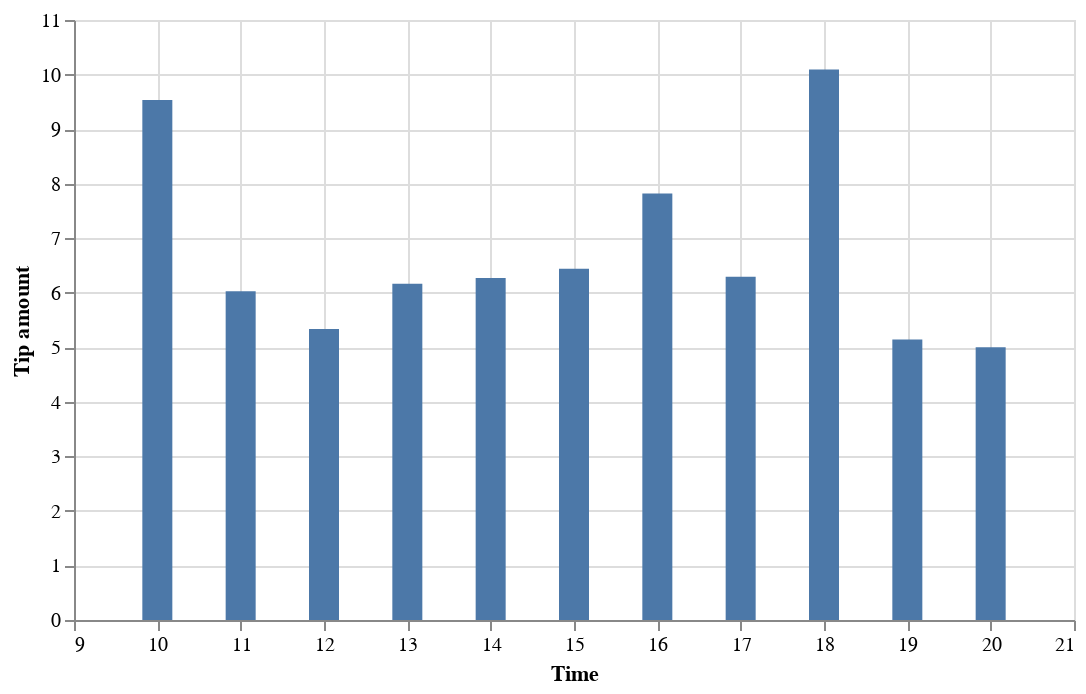

Notebook cell for this chart:
### Code cell
# Tip on Time
df = pd.read_csv('Haircut_Tip_Amounts.csv.xls')
df['Tip amount'] = df['Tip amount'].replace({
    '3,5': 4,
    '4,5': 5
})

df['Time'] = df['Time'].replace({
    1:13,
    2:14,
    3:15,
    4:16,
    5:17,
    6:18,
    7:19,
    8:20,
})


df['Tip amount']=df['Tip amount'].astype(int)
df = df.groupby('Time', as_index=False)[['Tip amount']].mean()

alt.Chart(df).mark_bar(size=15).encode(
    x='Time',
    y='Tip amount',
    tooltip=['Tip amount','Time']).properties(width=500)

### Figure 1 — Vega-Lite specification as saved in the notebook (floating-point values rounded to 4 significant figures)
{"config": {"view": {"continuousWidth": 400, "continuousHeight": 300}}, "data": {"name": "data-91d9c343be1e720bb5862882ce6048d6"}, "mark": {"type": "bar", "size": 15}, "encoding": {"tooltip": [{"field": "Tip amount", "type": "quantitative"}, {"field": "Time", "type": "quantitative"}], "x": {"field": "Time", "type": "quantitative"}, "y": {"field": "Tip amount", "type": "quantitative"}}, "width": 500, "$schema": "https://vega.github.io/schema/vega-lite/v4.17.0.json", "datasets": {"data-91d9c343be1e720bb5862882ce6048d6": [{"Time": 10, "Tip amount": 9.533}, {"Time": 11, "Tip amount": 6.029}, {"Time": 12, "Tip amount": 5.333}, {"Time": 13, "Tip amount": 6.167}, {"Time": 14, "Tip amount": 6.269}, {"Time": 15, "Tip amount": 6.438}, {"Time": 16, "Tip amount": 7.818}, {"Time": 17, "Tip amount": 6.294}, {"Time": 18, "Tip amount": 10.09}, {"Time": 19, "Tip amount": 5.143}, {"Time": 20, "Tip amount": 5.0}]}}
